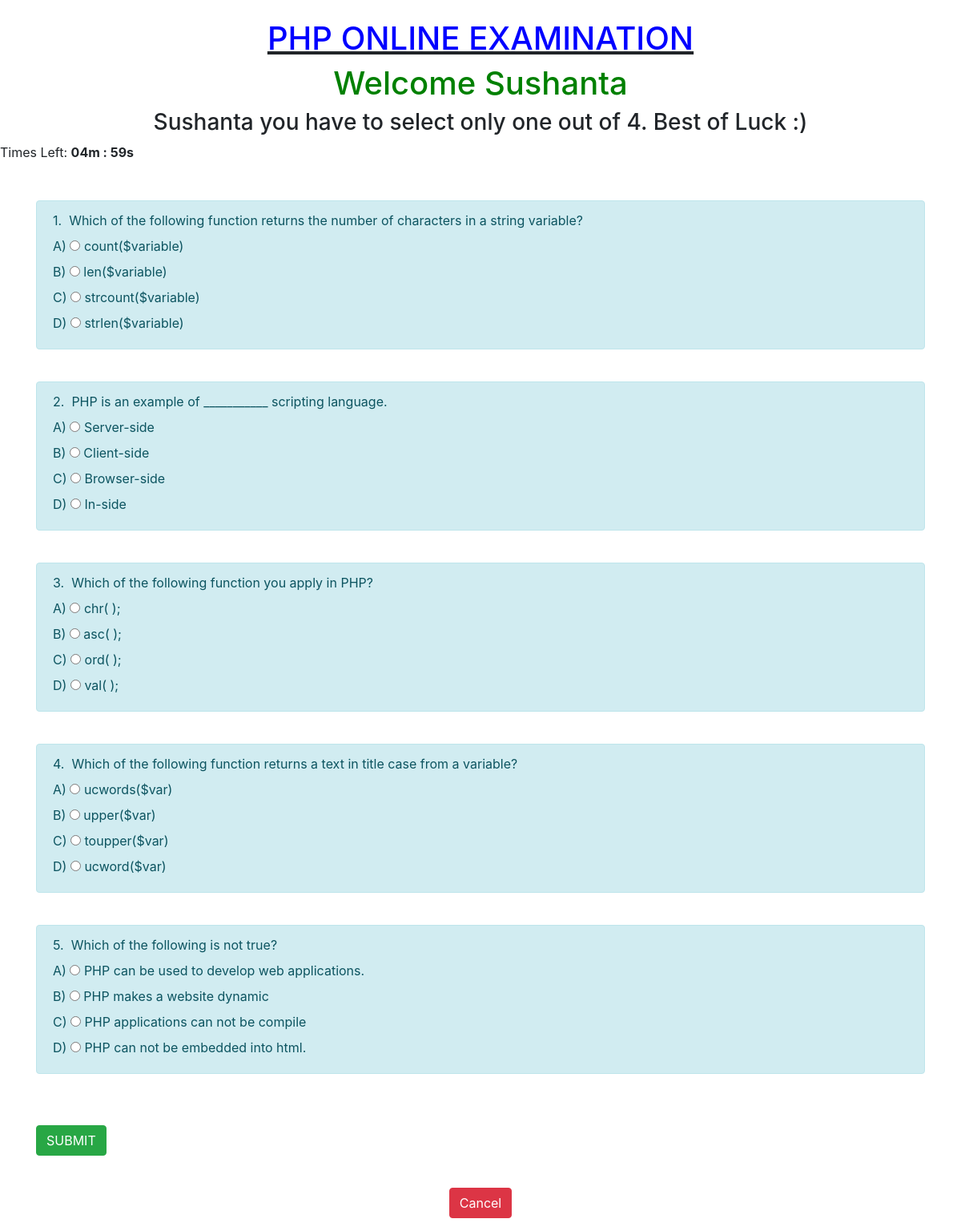
Page /dashboard.php (signed in) on the committed database.
### tables this page shows
CREATE TABLE `question` (
  `id` bigint(20) NOT NULL,
  `question` mediumtext NOT NULL,
  `option_1` mediumtext NOT NULL,
  `option_2` mediumtext NOT NULL,
  `option_3` mediumtext NOT NULL,
  `option_4` mediumtext NOT NULL,
  `answer` mediumtext NOT NULL
);

### dashboard.php (the view, shortened to what this page needs)
<html>
<head>
<link rel="stylesheet" href="https://maxcdn.bootstrapcdn.com/bootstrap/4.5.2/css/bootstrap.min.css">
</head>
<body>
<?php
include('db.php');
$query=mysqli_query($sql,"select * from question");
$num=mysqli_num_rows($query);
?>
<div class="a">
</br><h1><u><font color='blue'>PHP ONLINE EXAMINATION</font></u></h1>
<h1><font color='green'>Welcome <?php echo $_SESSION['user']; ?></font></h1>
 <h3> <?php echo $_SESSION['user']; ?> you have to select only one out of 4. Best of Luck :)</h3>
</div>
<div><span id="display"></span></div><br>
<div class="container">
<form method="post" action="results.php" id="MCQuestion">
<?php
$i=1;
$count=0;
$count1=1;
$numbers = range(1,$num);
  shuffle($numbers);
            for($loop=1;$loop<=5;$loop++){
            $fetchQuestionNo=$numbers[$count];
$qaquery=mysqli_query($sql,"select * from question where id='$fetchQuestionNo'");
while ($row=mysqli_fetch_array($qaquery))
{
?>
<br><div class="alert alert-info">
<label><?php echo $i.".&nbsp;"; ?></label><input type="hidden" name="q<?php echo $count1; ?>" value="<?php echo $fetchQuestionNo; ?>">
<label><?php echo $row['question']; ?></label><br>
A)&nbsp;<input type="radio" name="options<?php echo $fetchQuestionNo; ?>" value="Option1">
<label><?php echo $row['option_1']; ?></label><br>
B)&nbsp;<input type="radio" name="options<?php echo $fetchQuestionNo; ?>" value="Option2">
<label><?php echo $row['option_2']; ?></label><br>
C)&nbsp;<input type="radio" name="options<?php echo $fetchQuestionNo; ?>" value="Option3">
<label><?php echo $row['option_3']; ?></label><br>
D)&nbsp;<input type="radio" name="options<?php echo $fetchQuestionNo; ?>" value="Option4">
<label><?php echo $row['option_4']; ?></label><br>
</div>
<?php
$i++;
$count++;
$count1++;
}
}
?>
<br><br><input type="submit" name="submited" value="SUBMIT" class="btn btn-success">
</form>
<form action="studentdashboard.php">
<div class="a">
</br><input type="submit" value="Cancel" class="btn btn-danger"></br>
</div>
</form>
</div>
</body>
</html>

### dashboard.php (style rules this page uses)
div.a { text-align:center; }

### rows in the picture
question: question "Which of the following function returns the number of characters in a string variable?", option_1 "count($variable)", option_2 "len($variable)", option_3 "strcount($variable)", option_4 "strlen($variable)"
question: question "PHP is an example of ___________ scripting language.", option_1 "Server-side", option_2 "Client-side", option_3 "Browser-side", option_4 "In-side"
question: question "Which of the following function you apply in PHP?", option_1 "chr( );", option_2 "asc( );", option_3 "ord( );", option_4 "val( );"
question: question "Which of the following function returns a text in title case from a variable?", option_1 "ucwords($var)", option_2 "upper($var)", option_3 "toupper($var)", option_4 "ucword($var)"
question: question "Which of the following is not true?", option_1 "PHP can be used to develop web applications.", option_2 "PHP makes a website dynamic", option_3 "PHP applications can not be compile", option_4 "PHP can not be embedded into html."

### other values in the picture
$_SESSION['user'] "Sushanta"
